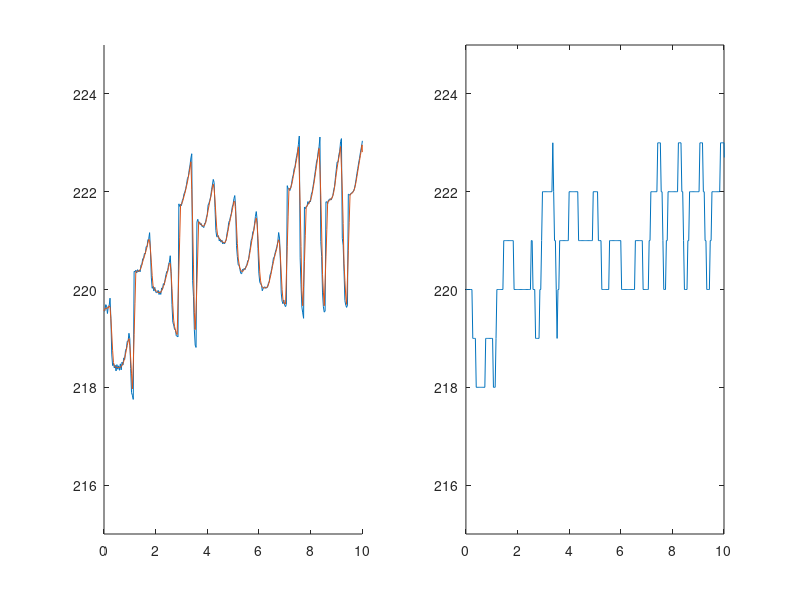

Write MATLAB code to recreate this figure.
fs = 30;
% y = csvread('csvbestand_getallen.csv');
y = csvread('module3_MSExcel_redValues2.csv');
N = length(y);
% yma = movmean(y,4,'Endpoints','discard');
yma = movmean(y,4);
ymaround = round(yma);

t = (0:N-1)/fs;
tma = (0:length(yma)-1)/fs;

xlims = [0,10];

figure(1);
clf;
subplot(1,2,1)
hold on;
plot(t,y)
% ylim([215 225])
% xlim(xlims)
% subplot(3,1,2)
plot(tma,yma)
ylim([215 225])
xlim(xlims)
subplot(1,2,2)
plot(tma,ymaround)
ylim([215 225])
xlim(xlims)